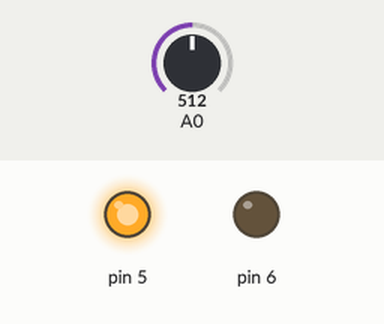
A sketch run on a simulated Arduino Uno, built with avr-gcc and run on an emulated ATmega328P. Shown: output pins drawn as LEDs (lit = HIGH). Inputs (shaded band) come from the test bench; at power-on: A0 = 512.

Above: at 1.2 s.
1.3 s: A0 set to 481
At 4.5 s:
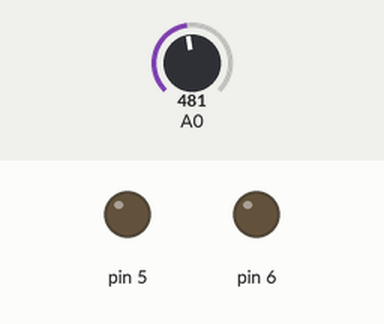
Timing chart, 0 to 9.1 s (numbered marks = the images above; inputs shaded):
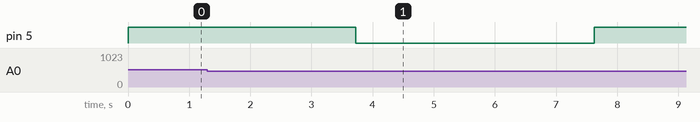

The sketch:

micTest.ino
```cpp
boolean blink = true;
int count = 0;
unsigned long waitUntil;

void setup() {
  // put your setup code here, to run once:
  Serial.begin(9600);
  pinMode(5, OUTPUT);
  //pinMode(6, INPUT);
  //pinMode(9, INPUT);
}

void loop() {

  if (count%4000 == 0)
  {
    if (blink)
    {
      digitalWrite(5, HIGH);
      blink = false;
    }
    else
    {
      digitalWrite(5,LOW);
      blink = true;
    }
  }
  //Serial.print(analogRead(0));

  if (analogRead(0) >= 491)
  {
   //digitalWrite(10, HIGH);
   pinMode(6, OUTPUT);
   waitUntil = millis()+500;
  }

  if (millis()>waitUntil)
  {
    //digitalWrite(10, LOW);
    pinMode(6,INPUT);
  }
  count++;

}
```
